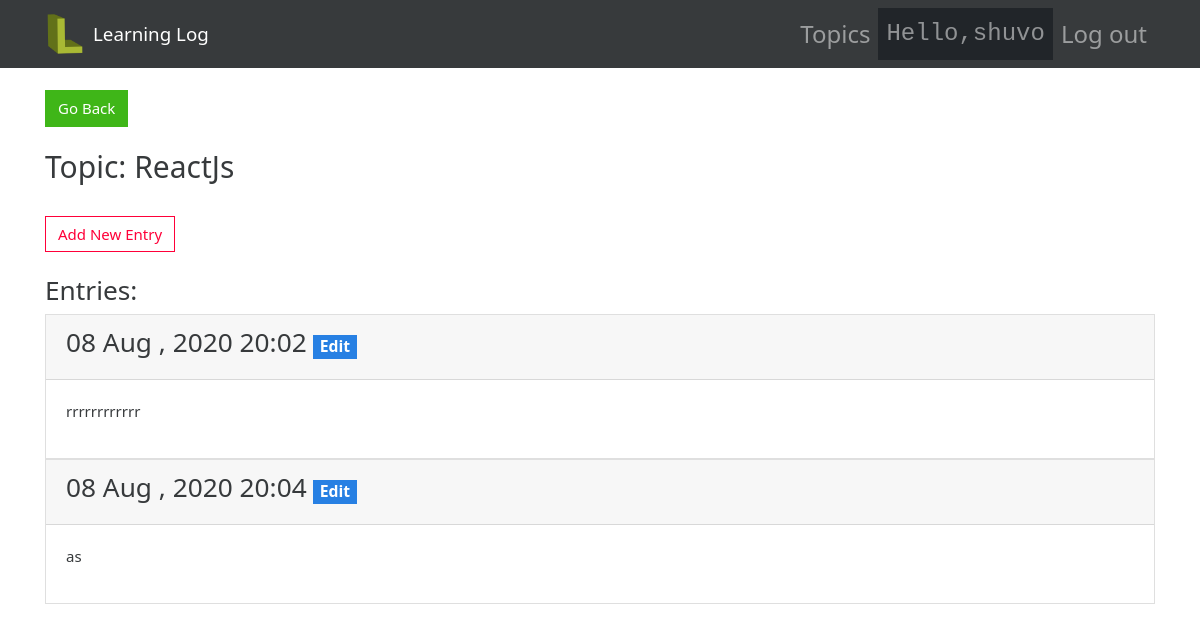
The page /topics/3/ (signed in) on the database its author committed.
### learning_logs/models.py (models this page shows, shortened)
class Topic(models.Model):
    text = models.CharField(max_length = 200)
    date_added = models.DateTimeField(auto_now_add = True)
    owner = models.ForeignKey(User,on_delete = models.CASCADE)
    def __str__(self):
        return self.text

class Entry(models.Model):
    topic = models.ForeignKey(Topic,on_delete = models.CASCADE)
    text = models.TextField()
    date_added = models.DateTimeField(auto_now_add = True)
    class Meta:
        verbose_name_plural = 'entries'

### learning_logs/views.py (the view)
# urls.py: path('topics/<int:topic_id>/', views.topic,name = 'topic'),
@login_required
def topic(request,topic_id):
    topic = Topic.objects.get(id = topic_id)
    if topic.owner != request.user:
        raise Http404('Please add entry to see them.')
    entries = topic.entry_set.all()
    context = {
        'topic':topic,
        'entries':entries,
    }
    return render(request,'learning_logs/topic.html',context)

### learning_logs/templates/learning_logs/topic.html (shortened to what this page needs)
{% extends 'learning_logs/base.html' %}
{% block header %}
<a href="{% url 'learning_logs:topics' %}" class="btn btn-success">Go Back</a>
<br> <br>
<h2>Topic: {{ topic }}</h2>
<br>
{% endblock header %}
{% block content %}
<a href="{% url 'learning_logs:new_entry' topic.id %}" class="btn btn-outline-danger">
    Add New Entry
</a>
<br>
<br>
<h3>Entries:</h3>
{% for entry in entries %}
<div class="card">
    <div class="card-header">
        <h3>
            {{ entry.date_added|date:'d M , Y H:i' }}
            <small>
                <span class="badge badge-primary">
                    <a class="text-white" href="{% url 'learning_logs:edit_entry' entry.id %}">
                        Edit
                    </a>
                </span>
            </small>
        </h3>
    </div>
    <div class="card-body">
        {{ entry.text|linebreaks }}
    </div>
</div>
{% empty %}
<p class="lead">You haven't add any entry yet. Add entries to see them.</p>
{% endfor %}
{% endblock %}

### learning_logs/templates/learning_logs/base.html (shortened to what this page needs)
{% load static %}
<!DOCTYPE html>
<html lang="en">
<head>
     <link rel="stylesheet" href="{% static 'learning_logs/css/cosmo.css' %}">
    <link rel="stylesheet" href="{% static 'learning_logs/css/style.css' %}" >
</head>
<body>
     <br>
     <nav class="navbar navbar-dark bg-dark fixed-top navbar-expand-md ">
        <div class="container">
            <a href="{% url 'learning_logs:index' %}">
                <img src="{% static 'learning_logs/img/ll.ico' %}" width="40" height="40" class="mr-2">
            </a>
            <a class="navbar-brand" href="{% url 'learning_logs:index' %}">Learning Log</a>
            <div id="display" class="collapse navbar-collapse">
                <ul class="navbar-nav active ml-auto">
                    <li class="nav-item">
                        <a class="nav-link" href="{% url 'learning_logs:topics' %}">Topics</a>
                    </li>
                    {% if user.is_authenticated %}
                    <li class="nav-item">
                        <kbd class="nav-link" >Hello,{{ user.username }}</kbd>
                    </li>
                    <li>
                        <a class="nav-link" href="{% url 'logout' %}">Log out</a>
                    </li>
                    {% else %}
                        <a class="nav-link" href="{% url 'login' %}">Log in</a>
                        <a class="nav-link" href="{% url 'users:signup' %}">Sign Up</a>
                    {% endif %}
                </ul>
            </div>
        </div>
    </nav>
        <br>
        <br>
        <br>
   <div class="container">
       <div class="page-header">
            {% block header %}
            {% endblock header %}
       </div>
       <div>
            {% block content %}
            {% endblock content %}
       </div>
   </div>
</body>
</html>

### learning_logs/static/learning_logs/css/style.css (style rules this page uses)
.nav-link { font-size: 1.5rem; }

### rows shown on the page
Topic: text "ReactJs"
Entry: date_added "08 Aug , 2020 20:02", text "rrrrrrrrrrrr"
Entry: date_added "08 Aug , 2020 20:04", text "as"

### other values the page prints
{{ user.username }} "shuvo"
